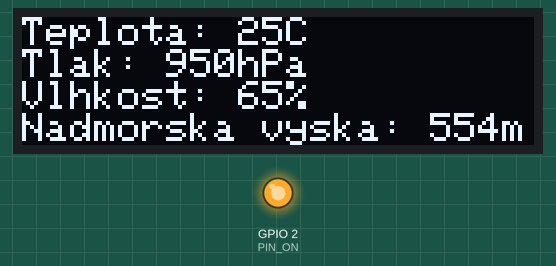
Recording of a sketch running on a simulated ESP32. Parts: 128×32 one-colour display, output pins drawn as LEDs (lit = HIGH). The display library's start-up logo is not drawn.

Above: at 1.2 s.

The sketch:

OLED-text.ino
```cpp
/*
* This example code for LaskaKit 0.91" SSD1306 (SSD1315) OLED i2c display
* is used with ESP32 DEVkit board.
*
*
* Made by (c) laskakit.cz 2022
*
* Libraries
* https://github.com/adafruit/Adafruit-GFX-Library
* https://github.com/adafruit/Adafruit_SH110X
*/

#include <SPI.h>
#include <Wire.h>
#include <Adafruit_GFX.h>     // https://github.com/adafruit/Adafruit-GFX-Library
#include <Adafruit_SSD1306.h>

//For LaskaKit ESP32 DEVKit
#define PIN_ON 2       // Power pin on LaskaKit ESP32-DEVKit
#define PIN_SCL 22
#define PIN_SDA 21

//For LaskaKit ESP32-S3 DEVKit
//#define PIN_ON 47       // Power pin on LaskaKit ESP32-S3-DEVKit
//#define PIN_SCL 2
//#define PIN_SDA 42

//For LaskaKit LaskaKit C6-LPkit
//#define PIN_ON 11
//#define PIN_SCL 5
//#define PIN_SDA 4

#define i2c_Address 0x3c

Adafruit_SSD1306 display(128, 32, &Wire, -1);


void setup() {
  Serial.begin(115200);
  pinMode(PIN_ON, OUTPUT);
  digitalWrite(PIN_ON, HIGH);
  delay(50); // Pause, wait to turn on
  Wire.begin(PIN_SDA, PIN_SCL);

  while(!Serial);    // time to get serial running

  // SSD1306_SWITCHCAPVCC = generate display voltage from 3.3V internally
  if(!display.begin(SSD1306_SWITCHCAPVCC, i2c_Address)) {
    Serial.println(F("SSD1306 allocation failed"));
    for(;;); // Don't proceed, loop forever
  }

  // Show initial display buffer contents on the screen --
  // the library initializes this with an Adafruit splash screen.
  display.display();
  delay(1000); // Pause for 1 second

  display.clearDisplay();
  display.setTextColor(SSD1306_WHITE);        // Draw white text
  display.setTextSize(1);
}

void loop() {
  // put your main code here, to run repeatedly:

  display.setCursor(0,0);
  display.println((String)"Teplota: 25C");
  display.println((String)"Tlak: 950hPa");
  display.println((String)"Vlhkost: 65%");
  display.println((String)"Nadmorska vyska: 554m");
  display.display();
  delay(500);
  display.clearDisplay();

}
```
